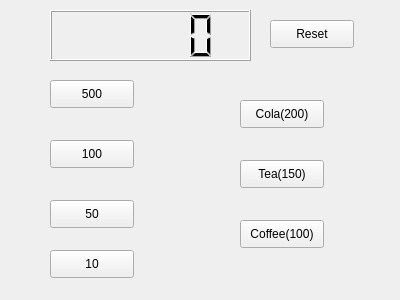
<?xml version="1.0" encoding="UTF-8"?>
<ui version="4.0">
 <class>widget</class>
 <widget class="QWidget" name="widget">
  <property name="geometry">
   <rect>
    <x>0</x>
    <y>0</y>
    <width>400</width>
    <height>300</height>
   </rect>
  </property>
  <property name="windowTitle">
   <string>widget</string>
  </property>
  <widget class="QPushButton" name="pb500">
   <property name="geometry">
    <rect>
     <x>50</x>
     <y>80</y>
     <width>84</width>
     <height>28</height>
    </rect>
   </property>
   <property name="text">
    <string>500</string>
   </property>
  </widget>
  <widget class="QPushButton" name="pb100">
   <property name="geometry">
    <rect>
     <x>50</x>
     <y>140</y>
     <width>84</width>
     <height>28</height>
    </rect>
   </property>
   <property name="text">
    <string>100</string>
   </property>
  </widget>
  <widget class="QPushButton" name="pbCola">
   <property name="geometry">
    <rect>
     <x>240</x>
     <y>100</y>
     <width>84</width>
     <height>28</height>
    </rect>
   </property>
   <property name="text">
    <string>Cola(200)</string>
   </property>
  </widget>
  <widget class="QPushButton" name="pbTea">
   <property name="geometry">
    <rect>
     <x>240</x>
     <y>160</y>
     <width>84</width>
     <height>28</height>
    </rect>
   </property>
   <property name="text">
    <string>Tea(150)</string>
   </property>
  </widget>
  <widget class="QLCDNumber" name="lcdNumber">
   <property name="geometry">
    <rect>
     <x>50</x>
     <y>10</y>
     <width>201</width>
     <height>51</height>
    </rect>
   </property>
  </widget>
  <widget class="QPushButton" name="pbCoffee">
   <property name="geometry">
    <rect>
     <x>240</x>
     <y>220</y>
     <width>84</width>
     <height>28</height>
    </rect>
   </property>
   <property name="text">
    <string>Coffee(100)</string>
   </property>
  </widget>
  <widget class="QPushButton" name="pb10">
   <property name="geometry">
    <rect>
     <x>50</x>
     <y>250</y>
     <width>84</width>
     <height>28</height>
    </rect>
   </property>
   <property name="text">
    <string>10</string>
   </property>
  </widget>
  <widget class="QPushButton" name="pbReset">
   <property name="geometry">
    <rect>
     <x>270</x>
     <y>20</y>
     <width>84</width>
     <height>28</height>
    </rect>
   </property>
   <property name="text">
    <string>Reset</string>
   </property>
  </widget>
  <widget class="QPushButton" name="pb50">
   <property name="geometry">
    <rect>
     <x>50</x>
     <y>200</y>
     <width>84</width>
     <height>28</height>
    </rect>
   </property>
   <property name="text">
    <string>50</string>
   </property>
  </widget>
 </widget>
 <layoutdefault spacing="6" margin="11"/>
 <resources/>
 <connections/>
</ui>
